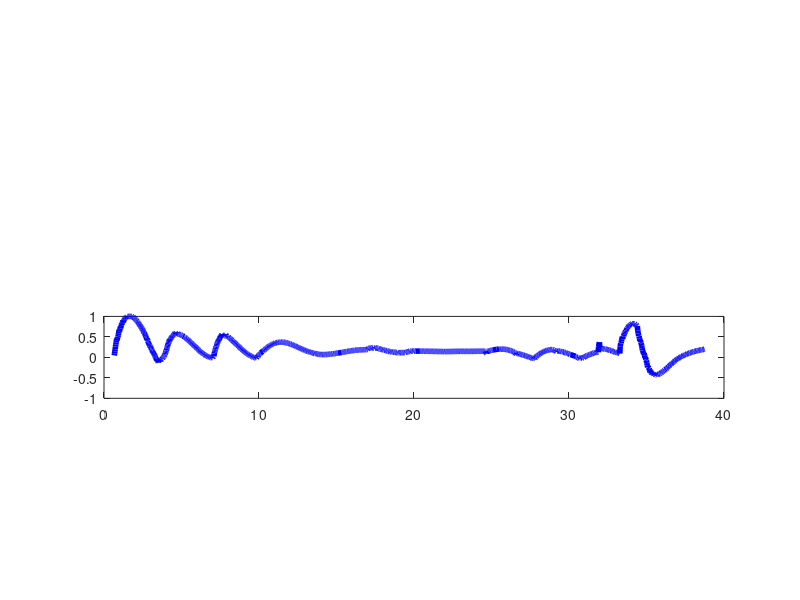
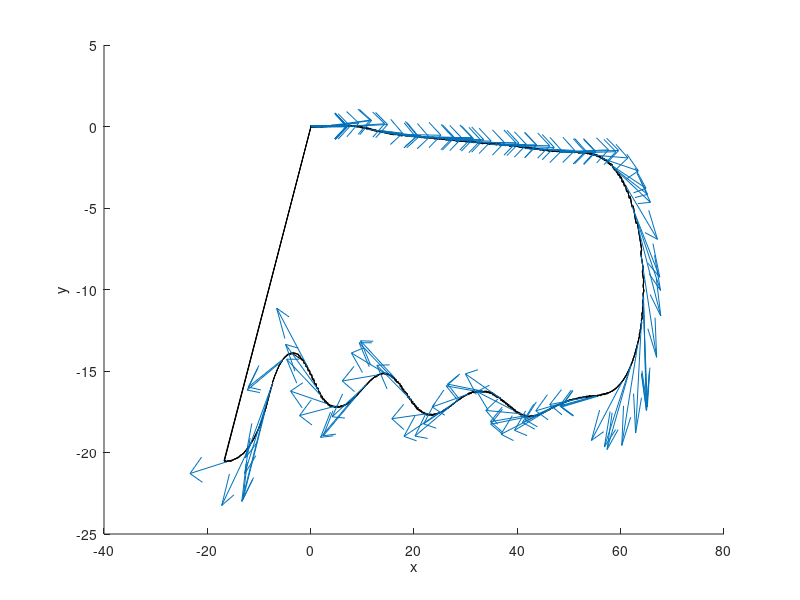

These charts were generated, in order, by the following MATLAB code: (Note: this script raises an error after producing the figures.)
%% log corridor information 
horizon_global = 5;
accel_lim = [-3.0 1.0];
angluar_lim = [-0.52 0.52];

data_corridor = load('log_corridor.txt');
data_mpc = load('log_mpc.txt');
data_input = load('log_input.txt');
data_state = load('log_state.txt');

cur_line = 1;
fig_corridor = 1;
fig_state = 2;

figure(fig_state)
hold on
plot(data_state(:,2),data_state(:,3),'k-')
theta = data_state(:,4);
xaxis = [cos(theta) sin(theta)];
dd = 50;
quiver(data_state(1:dd:end,2),data_state(1:dd:end,3),xaxis(1:dd:end,1),xaxis(1:dd:end,2))
xlabel('x')
ylabel('y')

figure(fig_corridor)
subplot(4,1,3)
gg = plot(data_input(:,1),data_input(:,2),'b-','LineWidth',4);
gg.Color(4) = 0.2;
hold on
subplot(4,1,4)
gg = plot(data_input(:,1),data_input(:,3),'c-','LineWidth',4);
gg.Color(4) = 0.2;
hold on

while cur_line <= size(data_corridor,1)
    figure(fig_corridor)
    subplot(4,1,3)
    gg = plot(data_input(:,1),data_input(:,2),'b-','LineWidth',4);
    gg.Color(4) = 0.2;
    hold on
    subplot(4,1,4)
    gg = plot(data_input(:,1),data_input(:,3),'c-','LineWidth',4);
    gg.Color(4) = 0.2;
    hold on

    % Corridor 
    corr_start = cur_line; 
    cur_idx = find(data_corridor(:,1) == data_corridor(corr_start,1));
    corr_end = cur_idx(end);
    
    cur_time = data_corridor(corr_start,1);
    t1 = cur_time;
    tmax = cur_time+horizon_global;
    
    figure(fig_corridor)
    
    for idx = corr_start : corr_end
       t2 = min(t1 + data_corridor(idx,3),tmax);
       subplot(4,1,1)
       hold on
       plot([t1 min(t2,tmax)],[data_corridor(idx,4) data_corridor(idx,4)],'k-');
       plot([t1 min(t2,tmax)],[data_corridor(idx,5) data_corridor(idx,5)],'k-');
    
       subplot(4,1,2)
       hold on
       plot([t1 min(t2,tmax)],[data_corridor(idx,6) data_corridor(idx,6)],'k-');
       plot([t1 min(t2,tmax)],[data_corridor(idx,7) data_corridor(idx,7)],'k-');
       
       t1 = t2; 
    end
        
    % Corridor 
    figure(fig_corridor)
    cur_idx = find(abs(data_mpc(:,1) - cur_time)<0.001);
    mpc_start = cur_idx(1);
    
    subplot(4,1,1)
    title('x')

    plot(data_mpc(mpc_start,2:end),data_mpc(mpc_start+1,2:end),'r')
    hold off
    subplot(4,1,2)
    title('y')

    plot(data_mpc(mpc_start,2:end),data_mpc(mpc_start+2,2:end),'g')
    hold off
    
    cur_line = corr_end + 10;
    
    subplot(4,1,3)
    hold on
    yline(accel_lim(1),'r--')
    yline(accel_lim(2),'r--')
    title('accel decel')
    plot(data_mpc(mpc_start,2:end),data_mpc(mpc_start+3,2:end),'b','LineWidth',5)
    plot(data_mpc(mpc_start,2),data_mpc(mpc_start+3,2),'ko')

    
    
    
    
    subplot(4,1,4)
    hold on
    yline((angluar_lim(1)),'r--')
    yline(angluar_lim(2),'r--')
    title('angular')   
    plot(data_mpc(mpc_start,2:end),data_mpc(mpc_start+4,2:end),'c','LineWidth',5)
    plot(data_mpc(mpc_start,2),data_mpc(mpc_start+4,2),'ko')
    
    figure(fig_state)
    hold on
    plot(data_state(:,2),data_state(:,3),'k-')
    theta = data_state(:,4);
    xaxis = [cos(theta) sin(theta)];
    dd = 20;
    quiver(data_state(1:dd:end,2),data_state(1:dd:end,3),xaxis(1:dd:end,1),xaxis(1:dd:end,2),'r')
    xlabel('x')
    ylabel('y')
    
    [~,cur_idx] = min(abs(data_state(:,1) - cur_time));
    xCur = data_state(cur_idx,2);
    yCur = data_state(cur_idx,3);
    plot(xCur,yCur,'ko','MarkerSize',10);
    
    
    pause(1e-1)

    if cur_line  < size(data_corridor,1)
        figure(fig_corridor)

        clf
    end
end



%% 

bag = rosbag('../worlds/keti_dataset1.bag');
bSel = select(bag,'Topic','/current_speed');
msgStructs = readMessages(bSel,'DataFormat','struct');
speed = [];
for i = 1:length(msgStructs)
   speed = [speed msgStructs{i}];
end



%% Prediction 

data_observation= load('predictor_saved/observation_35.txt');
figure(1)
subplot(4,2,1)
plot(data_observation(:,1),'r-');
title('x')
subplot(4,2,3)
plot(data_observation(:,2),'g-');
title('y')
subplot(4,2,5)
plot(data_observation(:,7),'k-');
title('dimX')
subplot(4,2,7)
plot(data_observation(:,8),'k-');
title('dimY')

subplot(4,2,2)
plot(data_observation(:,3),'r-');
title('qx')
subplot(4,2,4)
plot(data_observation(:,4),'g-');
title('qy')
subplot(4,2,6)
plot(data_observation(:,5),'b-');
title('qz')
subplot(4,2,8)
plot(data_observation(:,6),'k-');
title('qw')
sgtitle('id = 35')
